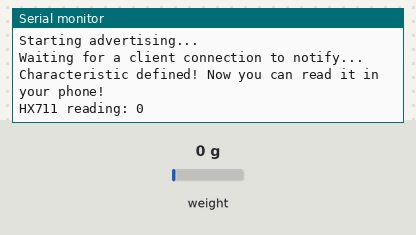
The program below on a simulated ESP32. On the bench: the last lines printed to the serial monitor. Inputs (shaded band) come from the test bench; at power-on: weight on the scale 0 g. Nothing arrives over Bluetooth unless stated; a phone connects over Bluetooth LE 3 s after start.

Above: at 2.2 s.
2.3 s: weight on the scale set to 100 g
At 3.16 s:
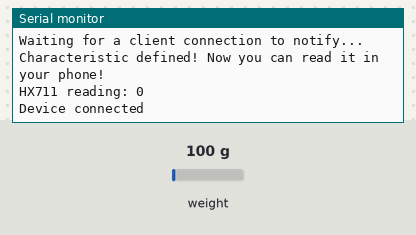
4.8 s: weight on the scale set to 1250 g
At 6.0 s:
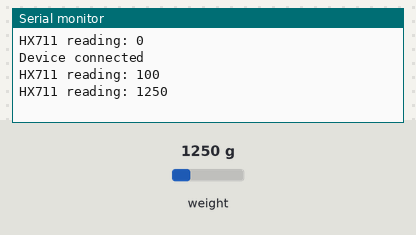
Timing chart, 0 to 7.8 s (numbered marks = the images above; inputs shaded):
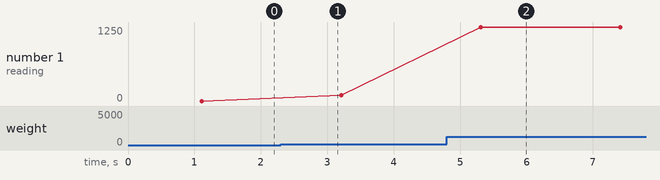

Measured:
- after the input at 4.8 s, the serial monitor: prints a new line after 0.51 s (image 2)
- plotted number 1: 0 → 100 after the input at 2.3 s, 100 → 1250 after the input at 4.8 s

The program:

main.cpp
```cpp
#include <Arduino.h>
#include <BLEDevice.h>
#include <BLEUtils.h>
#include <BLEServer.h>
#include "HX711.h"

#define SERVICE_UUID "4fafc201-1fb5-459e-8fcc-c5c9c331914b"
#define CHARACTERISTIC_UUID "beb5483e-36e1-4688-b7f5-ea07361b26a8"

// This works at least
#define LOADCELL_DOUT_PIN 16
#define LOADCELL_SCK_PIN 4

#define LOADCELL_FACTOR 916

BLECharacteristic *pCharacteristic = NULL;
BLEServer *pServer = NULL;
BLEService *pService = NULL;
BLEAdvertising *pAdvertising = NULL;
HX711 scale;

bool deviceConnected = false;
bool oldDeviceConnected = false;

class MyServerCallbacks : public BLEServerCallbacks
{
  void onConnect(BLEServer *pServer)
  {
    deviceConnected = true;
    Serial.println("Device connected");
  }

  void onDisconnect(BLEServer *pServer)
  {
    deviceConnected = false;
    Serial.println("Device disconnected");
  }
};

void startAdvertising()
{
  Serial.println("Starting advertising...");
  pAdvertising->start();
  Serial.println("Waiting for a client connection to notify...");
}

void setup()
{
  Serial.begin(115200);
  Serial.println("Starting BLE work!");

  BLEDevice::init("MyESP32");
  pServer = BLEDevice::createServer();
  pServer->setCallbacks(new MyServerCallbacks());

  pService = pServer->createService(SERVICE_UUID);
  pCharacteristic = pService->createCharacteristic(
      CHARACTERISTIC_UUID,
      BLECharacteristic::PROPERTY_READ |
          BLECharacteristic::PROPERTY_WRITE |
          BLECharacteristic::PROPERTY_NOTIFY);

  BLEDescriptor *pDescriptor = new BLEDescriptor(BLEUUID((uint16_t)0x2902));
  pCharacteristic->addDescriptor(pDescriptor);

  pCharacteristic->setValue("Scale setup");
  pService->start();

  pAdvertising = BLEDevice::getAdvertising();
  pAdvertising->addServiceUUID(SERVICE_UUID);
  pAdvertising->setScanResponse(true);
  pAdvertising->setMinPreferred(0x06);
  pAdvertising->setMinPreferred(0x12);

  startAdvertising();
  Serial.println("Characteristic defined! Now you can read it in your phone!");

  scale.begin(LOADCELL_DOUT_PIN, LOADCELL_SCK_PIN);
  scale.set_scale(LOADCELL_FACTOR);
  scale.tare();
}

void loop()
{
  // Handle reconnection logic
  if (!deviceConnected && oldDeviceConnected)
  {
    delay(500); // Give the bluetooth stack time to get ready
    startAdvertising();
    oldDeviceConnected = deviceConnected;
  }

  // Connecting
  if (deviceConnected && !oldDeviceConnected)
  {
    oldDeviceConnected = deviceConnected;
  }

  if (scale.is_ready())
  {
    long reading = scale.get_units();
    Serial.print("HX711 reading: ");
    Serial.println(reading);

    // Only notify if device is connected
    if (deviceConnected)
    {
      std::string strValue = std::to_string(reading);
      pCharacteristic->setValue(strValue);
      pCharacteristic->notify();
    }
  }
  else
  {
    Serial.println("HX711 not found.");
  }

  delay(2000);
}
```
